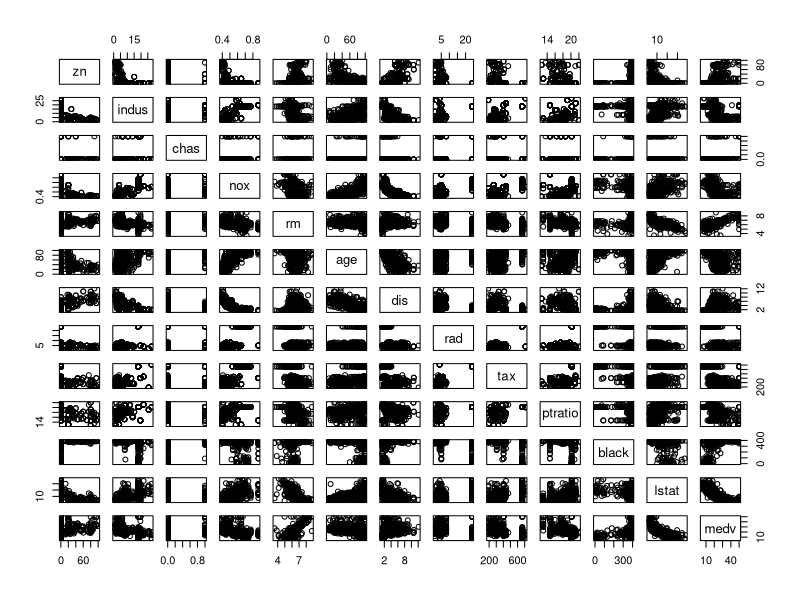
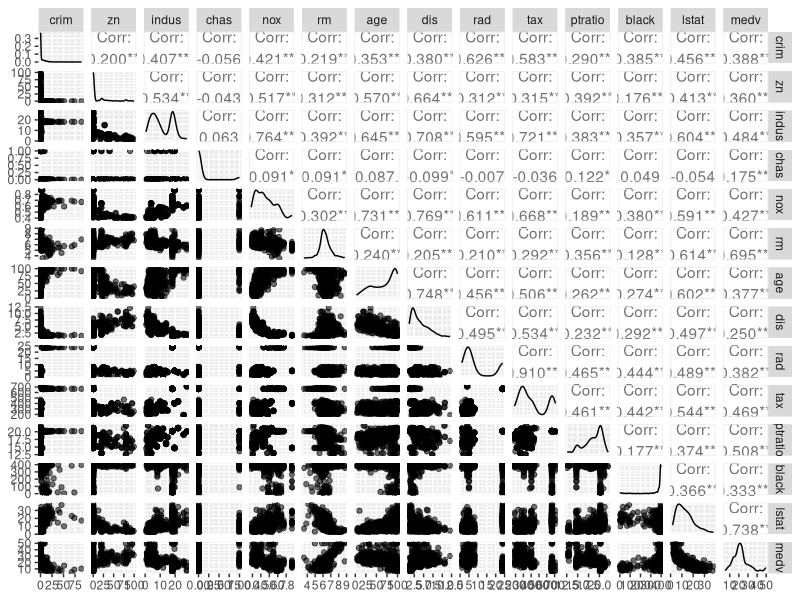
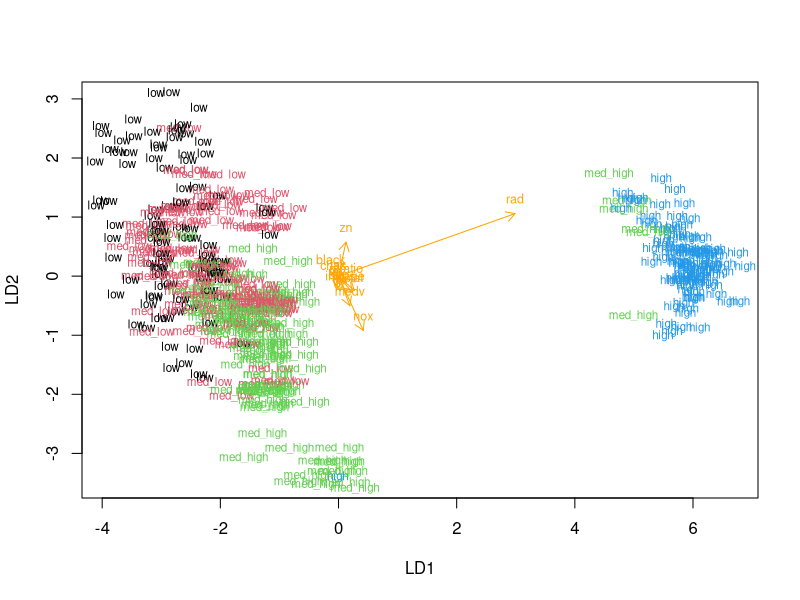
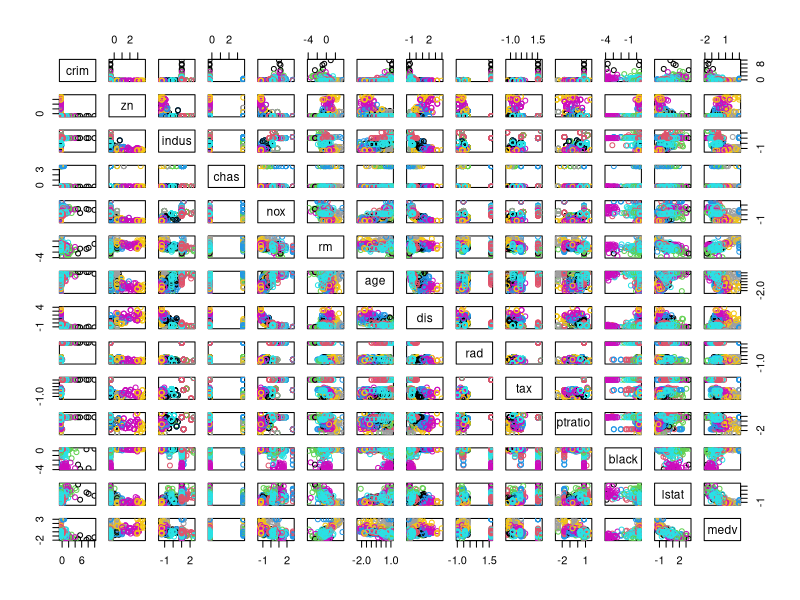
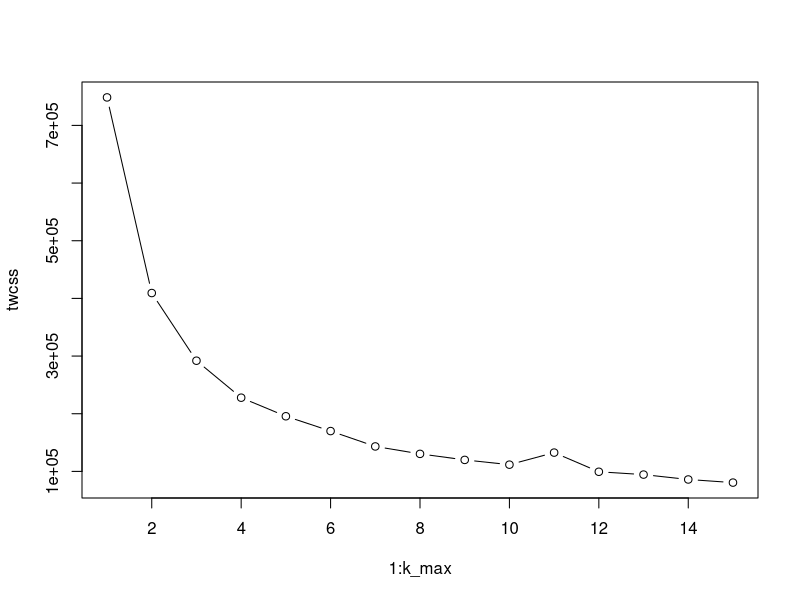
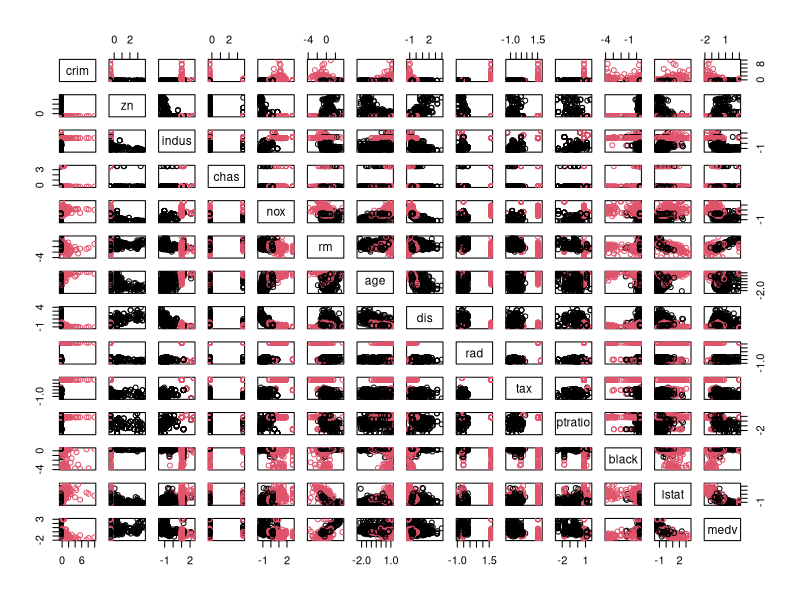

Write the R code that produced these figures, in order.
## ---- chunk 1
# access the MASS package
library(MASS)

# load the data
data("Boston")

# explore the dataset
str(Boston)
dim(Boston)

## ---- chunk 2
summary(Boston)

library(ggplot2)

library(GGally)

pairs(Boston[-1])

p=ggpairs(Boston, mapping = aes(alpha = 0.3), lower = list(combo = wrap("facethist", bins = 20)))

p

# calculate the correlation matrix and round it
cor_matrix<-cor(Boston) 

# print the correlation matrix
cor_matrix

## ---- chunk 3

# center and standardize variables
boston_scaled <- scale(Boston)

# summaries of the scaled variables
summary(boston_scaled)

# change the object to data frame
boston_scaled=as.data.frame(boston_scaled)

## ---- chunk 4
# save the scaled crim as scaled_crim
scaled_crim <- boston_scaled$crim

# create a quantile vector of crim and print it
bins <- quantile(scaled_crim)

# create a categorical variable 'crime', label-käsky on varmaan väärin
crime <- cut(scaled_crim, breaks = bins, include.lowest = TRUE, label=c("low","med_low","med_high","high"))

# remove original crim from the dataset
boston_scaled <- dplyr::select(boston_scaled, -crim)

# add the new categorical value to scaled data
boston_scaled <- data.frame(boston_scaled, crime)

# number of rows in the Boston dataset 
n <- nrow(boston_scaled)

# choose randomly 80% of the rows
ind <- sample(n,  size = n * 0.8)

# create train set
train <- boston_scaled[ind,]

# create test set 
test <- boston_scaled[-ind,]


## ---- chunk 5

# linear discriminant analysis
lda.fit <- lda(crime ~ ., data = train)

# print the lda.fit object
lda.fit

# the function for lda biplot arrows
lda.arrows <- function(x, myscale = 1, arrow_heads = 0.1, color = "orange", tex = 0.75, choices = c(1,2)){
  heads <- coef(x)
  arrows(x0 = 0, y0 = 0, 
         x1 = myscale * heads[,choices[1]], 
         y1 = myscale * heads[,choices[2]], col=color, length = arrow_heads)
  text(myscale * heads[,choices], labels = row.names(heads), 
       cex = tex, col=color, pos=3)
}

# target classes as numeric
classes <- as.numeric(train$crime)

# plot the lda results
plot(lda.fit, dimen = 2, col = classes, pch = classes)
lda.arrows(lda.fit, myscale = 1)


## ---- chunk 6
# save the correct classes from test data
correct_classes <- test$crime

# remove the crime variable from test data
test <- dplyr::select(test, -crime)

# predict classes with test data
lda.pred <- predict(lda.fit, newdata = test)

# cross tabulate the results
table(correct = correct_classes, predicted = lda.pred$class)

## ---- chunk 7
# load the data
data("Boston")

# center and standardize variables
boston_scaled <- scale(Boston)

# change the object to data frame
boston_scaled=as.data.frame(boston_scaled)

# euclidean distance matrix
dist_eu <- dist(boston_scaled)

# look at the summary of the distances
summary(dist_eu)

# manhattan distance matrix
dist_man <- dist(boston_scaled, method="manhattan")

# look at the summary of the distances

summary(dist_man)

# k-means clustering
km <-kmeans(dist_eu, centers = 15)

# plot the Boston dataset with clusters
pairs(boston_scaled, col = km$cluster)

set.seed(123)


# determine the number of clusters
k_max <- 15

# calculate the total within sum of squares
twcss <- sapply(1:k_max, function(k){kmeans(dist_eu, k)$tot.withinss})

# visualize the results
plot(1:k_max, twcss, type='b')

# k-means clustering
km <-kmeans(dist_eu, centers = 2)

# plot the Boston dataset with clusters
pairs(boston_scaled, col = km$cluster)

